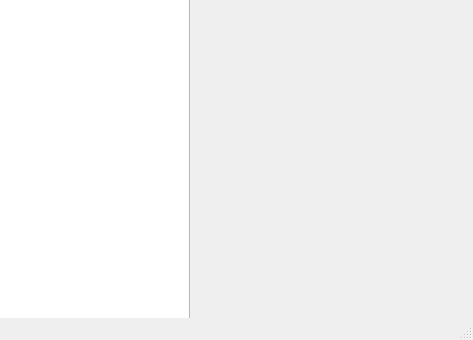
<?xml version="1.0" encoding="UTF-8"?>
<ui version="4.0">
 <class>MainWindow</class>
 <widget class="QMainWindow" name="MainWindow">
  <property name="geometry">
   <rect>
    <x>0</x>
    <y>0</y>
    <width>473</width>
    <height>340</height>
   </rect>
  </property>
  <property name="windowTitle">
   <string>MainWindow</string>
  </property>
  <widget class="QWidget" name="centralwidget">
   <widget class="QFrame" name="frame">
    <property name="enabled">
     <bool>true</bool>
    </property>
    <property name="geometry">
     <rect>
      <x>-1</x>
      <y>-1</y>
      <width>481</width>
      <height>337</height>
     </rect>
    </property>
    <property name="sizePolicy">
     <sizepolicy hsizetype="Expanding" vsizetype="Expanding">
      <horstretch>0</horstretch>
      <verstretch>0</verstretch>
     </sizepolicy>
    </property>
    <property name="frameShape">
     <enum>QFrame::StyledPanel</enum>
    </property>
    <property name="frameShadow">
     <enum>QFrame::Raised</enum>
    </property>
    <widget class="QWidget" name="horizontalLayoutWidget">
     <property name="geometry">
      <rect>
       <x>0</x>
       <y>0</y>
       <width>191</width>
       <height>321</height>
      </rect>
     </property>
     <layout class="QHBoxLayout" name="horizontalLayout_2">
      <item>
       <widget class="QGraphicsView" name="graphicsView"/>
      </item>
     </layout>
    </widget>
   </widget>
  </widget>
  <widget class="QMenuBar" name="menubar">
   <property name="geometry">
    <rect>
     <x>0</x>
     <y>0</y>
     <width>473</width>
     <height>18</height>
    </rect>
   </property>
  </widget>
  <widget class="QStatusBar" name="statusbar"/>
 </widget>
 <resources/>
 <connections/>
</ui>
